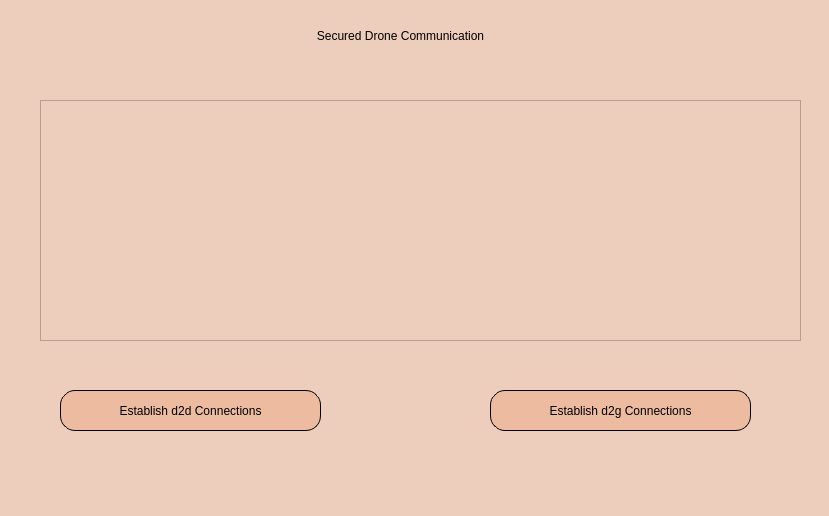
<?xml version="1.0" encoding="UTF-8"?>
<ui version="4.0">
 <class>MainWindow</class>
 <widget class="QMainWindow" name="MainWindow">
  <property name="geometry">
   <rect>
    <x>0</x>
    <y>0</y>
    <width>829</width>
    <height>516</height>
   </rect>
  </property>
  <property name="windowTitle">
   <string>MainWindow</string>
  </property>
  <property name="styleSheet">
   <string notr="true">background-color: rgb(237, 205, 187);</string>
  </property>
  <widget class="QWidget" name="centralwidget">
   <widget class="QLabel" name="label">
    <property name="geometry">
     <rect>
      <x>0</x>
      <y>0</y>
      <width>801</width>
      <height>71</height>
     </rect>
    </property>
    <property name="styleSheet">
     <string notr="true">font: 75 14pt &quot;Goudy Old Style&quot;;</string>
    </property>
    <property name="text">
     <string>Secured Drone Communication</string>
    </property>
    <property name="alignment">
     <set>Qt::AlignCenter</set>
    </property>
   </widget>
   <widget class="QTableWidget" name="tableWidget">
    <property name="geometry">
     <rect>
      <x>40</x>
      <y>100</y>
      <width>761</width>
      <height>241</height>
     </rect>
    </property>
   </widget>
   <widget class="QPushButton" name="Ctrl_btn">
    <property name="geometry">
     <rect>
      <x>60</x>
      <y>390</y>
      <width>261</width>
      <height>41</height>
     </rect>
    </property>
    <property name="styleSheet">
     <string notr="true">QPushButton {
background-color: rgb(237, 188, 160);
font: italic 10pt &quot;Goudy Old Style&quot;;
	
color: rgb(0,0,0);
border: 1px solid;
border-radius: 15px;
}
QPushButton:hover {
background-color: rgb(255, 233, 206);
color:rgb(0,0,0);
}</string>
    </property>
    <property name="text">
     <string>Establish d2d Connections</string>
    </property>
   </widget>
   <widget class="QPushButton" name="Ctrl_btn_2">
    <property name="geometry">
     <rect>
      <x>490</x>
      <y>390</y>
      <width>261</width>
      <height>41</height>
     </rect>
    </property>
    <property name="styleSheet">
     <string notr="true">QPushButton {
background-color: rgb(237, 188, 160);
font: italic 10pt &quot;Goudy Old Style&quot;;
	
color: rgb(0,0,0);
border: 1px solid;
border-radius: 15px;
}
QPushButton:hover {
background-color: rgb(255, 233, 206);
color:rgb(0,0,0);
}</string>
    </property>
    <property name="text">
     <string>Establish d2g Connections</string>
    </property>
   </widget>
  </widget>
 </widget>
 <resources/>
 <connections/>
</ui>
